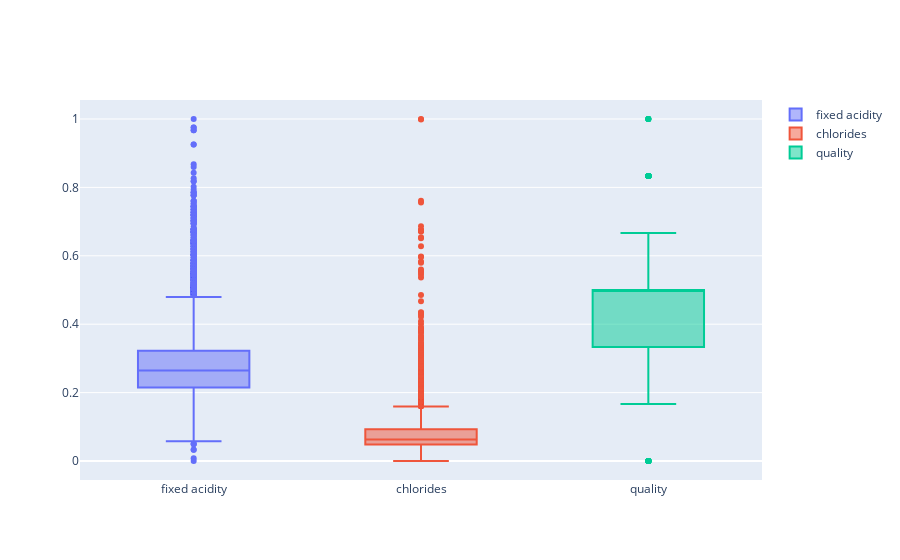

The notebook cell saved with this chart:
### Markdown cell above
### MinMaxScaler
- 최대/최소값을 강제로 1과 0으로 설정하는 것

### Code cell
fig = go.Figure()
fig.add_trace(go.Box(y=X_mms_pd['fixed acidity'], name='fixed acidity'))
fig.add_trace(go.Box(y=X_mms_pd['chlorides'], name='chlorides'))
fig.add_trace(go.Box(y=X_mms_pd['quality'], name='quality'))

fig.show()

### Figure 1 — Plotly figure (JSON) as saved in the notebook; plotly's stock layout.template omitted (floating-point values rounded to 4 significant figures; data arrays with more than 128 entries replaced by an {"elided": "..."} marker saying what was removed)
{"data": [{"name": "fixed acidity", "type": "box", "y": {"elided": "6497 float values"}}, {"name": "chlorides", "type": "box", "y": {"elided": "6497 float values"}}, {"name": "quality", "type": "box", "y": {"elided": "6497 float values"}}], "layout": {}}
